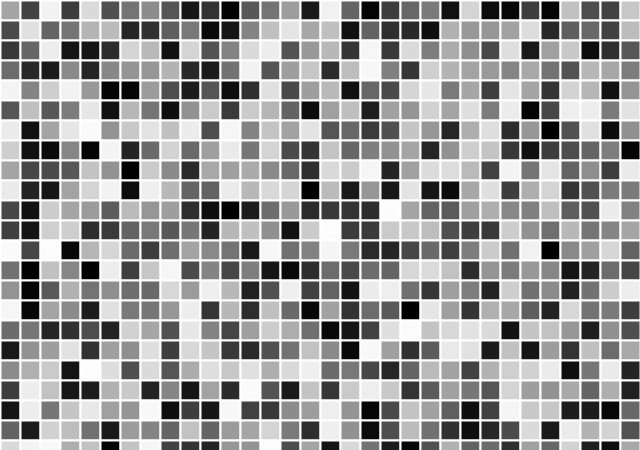
Frame 1 (no input)
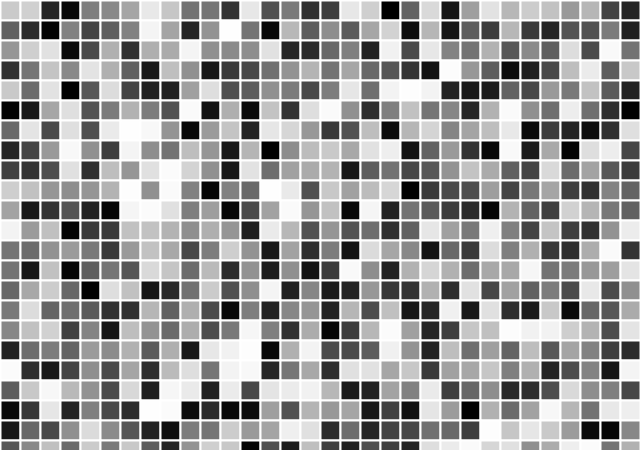
Frame 60 (the mouse pressed at the canvas centre just before this capture)
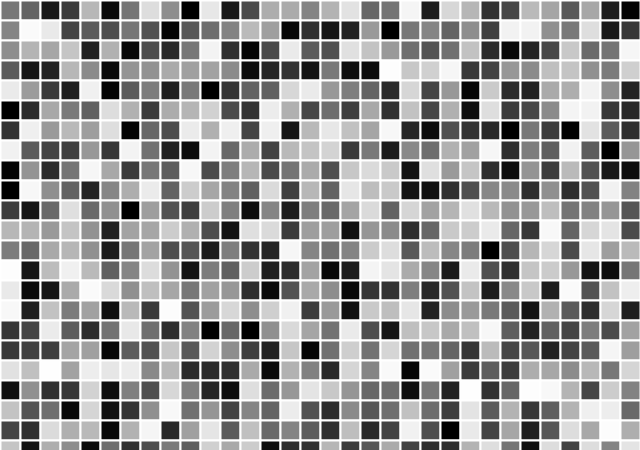
Frame 120 (the mouse held since frame 60 and released just before this capture)

The Processing sketch that drew these frames (run headless with seeded random() and noise(); from frame 60 on, the mouse is pressed at the canvas centre):

// Processing sketch: nested_loop
// ── nested_loop.pde



void setup(){
  size(640,450);
  strokeWeight(2);
  stroke(255);
  
}

void draw(){

  
  for( int y = 0; y < height; y = y + 20){
    for(int x = 0 ; x < width; x = x + 20){
    fill(random(255));
    rect(x,y,20,20);
    }
  } 


}
